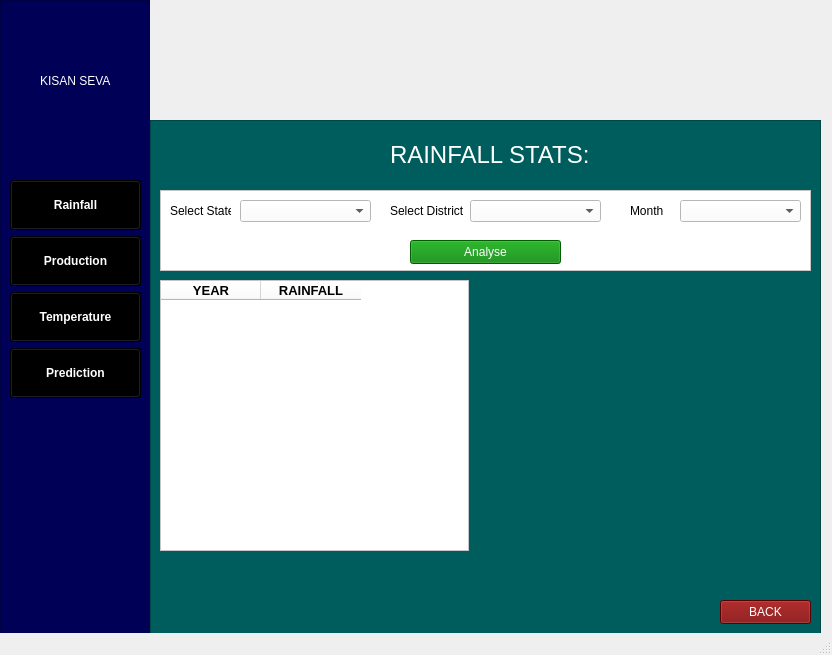
<?xml version="1.0" encoding="UTF-8"?>
<ui version="4.0">
 <class>MainWindow</class>
 <widget class="QMainWindow" name="MainWindow">
  <property name="geometry">
   <rect>
    <x>0</x>
    <y>0</y>
    <width>832</width>
    <height>655</height>
   </rect>
  </property>
  <property name="font">
   <font>
    <underline>false</underline>
   </font>
  </property>
  <property name="contextMenuPolicy">
   <enum>Qt::DefaultContextMenu</enum>
  </property>
  <property name="windowTitle">
   <string>MainWindow</string>
  </property>
  <widget class="QWidget" name="centralwidget">
   <widget class="QLabel" name="label">
    <property name="geometry">
     <rect>
      <x>150</x>
      <y>0</y>
      <width>671</width>
      <height>121</height>
     </rect>
    </property>
    <property name="font">
     <font>
      <bold>true</bold>
      <underline>false</underline>
     </font>
    </property>
    <property name="autoFillBackground">
     <bool>true</bool>
    </property>
    <property name="styleSheet">
     <string notr="true">border-color: rgb(0, 0, 0);</string>
    </property>
    <property name="text">
     <string/>
    </property>
    <property name="pixmap">
     <pixmap>images/mergeimg.jpg</pixmap>
    </property>
    <property name="scaledContents">
     <bool>true</bool>
    </property>
    <property name="wordWrap">
     <bool>false</bool>
    </property>
   </widget>
   <widget class="QFrame" name="frame">
    <property name="geometry">
     <rect>
      <x>0</x>
      <y>0</y>
      <width>151</width>
      <height>641</height>
     </rect>
    </property>
    <property name="styleSheet">
     <string notr="true">background-color: rgb(0, 1, 86);
</string>
    </property>
    <property name="frameShape">
     <enum>QFrame::StyledPanel</enum>
    </property>
    <property name="frameShadow">
     <enum>QFrame::Raised</enum>
    </property>
    <widget class="QLabel" name="label_2">
     <property name="geometry">
      <rect>
       <x>40</x>
       <y>10</y>
       <width>71</width>
       <height>61</height>
      </rect>
     </property>
     <property name="styleSheet">
      <string notr="true"/>
     </property>
     <property name="text">
      <string/>
     </property>
     <property name="pixmap">
      <pixmap>images/logo2.png</pixmap>
     </property>
     <property name="scaledContents">
      <bool>true</bool>
     </property>
    </widget>
    <widget class="QLabel" name="label_3">
     <property name="geometry">
      <rect>
       <x>40</x>
       <y>70</y>
       <width>81</width>
       <height>21</height>
      </rect>
     </property>
     <property name="styleSheet">
      <string notr="true">color: rgb(255, 255, 255);
font: 700 10pt &quot;Segoe UI&quot;;</string>
     </property>
     <property name="text">
      <string>KISAN SEVA</string>
     </property>
    </widget>
   </widget>
   <widget class="QWidget" name="layoutWidget">
    <property name="geometry">
     <rect>
      <x>10</x>
      <y>180</y>
      <width>131</width>
      <height>220</height>
     </rect>
    </property>
    <layout class="QVBoxLayout" name="verticalLayout">
     <item>
      <widget class="QPushButton" name="pushButton">
       <property name="minimumSize">
        <size>
         <width>35</width>
         <height>50</height>
        </size>
       </property>
       <property name="font">
        <font>
         <bold>true</bold>
         <underline>false</underline>
        </font>
       </property>
       <property name="autoFillBackground">
        <bool>false</bool>
       </property>
       <property name="styleSheet">
        <string notr="true">background-color: rgb(0, 0, 0);
color: rgb(255, 255, 255);</string>
       </property>
       <property name="text">
        <string>Rainfall</string>
       </property>
      </widget>
     </item>
     <item>
      <widget class="QPushButton" name="pushButton_3">
       <property name="minimumSize">
        <size>
         <width>35</width>
         <height>50</height>
        </size>
       </property>
       <property name="font">
        <font>
         <bold>true</bold>
         <underline>false</underline>
        </font>
       </property>
       <property name="autoFillBackground">
        <bool>false</bool>
       </property>
       <property name="styleSheet">
        <string notr="true">background-color: rgb(0, 0, 0);
color: rgb(255, 255, 255);</string>
       </property>
       <property name="text">
        <string>Production</string>
       </property>
      </widget>
     </item>
     <item>
      <widget class="QPushButton" name="pushButton_2">
       <property name="minimumSize">
        <size>
         <width>35</width>
         <height>50</height>
        </size>
       </property>
       <property name="font">
        <font>
         <bold>true</bold>
         <underline>false</underline>
        </font>
       </property>
       <property name="autoFillBackground">
        <bool>false</bool>
       </property>
       <property name="styleSheet">
        <string notr="true">background-color: rgb(0, 0, 0);
color: rgb(255, 255, 255);</string>
       </property>
       <property name="text">
        <string>Temperature</string>
       </property>
      </widget>
     </item>
     <item>
      <widget class="QPushButton" name="pushButton_4">
       <property name="minimumSize">
        <size>
         <width>35</width>
         <height>50</height>
        </size>
       </property>
       <property name="font">
        <font>
         <bold>true</bold>
         <underline>false</underline>
        </font>
       </property>
       <property name="autoFillBackground">
        <bool>false</bool>
       </property>
       <property name="styleSheet">
        <string notr="true">background-color: rgb(0, 0, 0);
color: rgb(255, 255, 255);</string>
       </property>
       <property name="text">
        <string>Prediction</string>
       </property>
      </widget>
     </item>
    </layout>
   </widget>
   <widget class="QFrame" name="frame_2">
    <property name="geometry">
     <rect>
      <x>150</x>
      <y>120</y>
      <width>671</width>
      <height>521</height>
     </rect>
    </property>
    <property name="styleSheet">
     <string notr="true">background-color: rgb(0, 93, 93);
</string>
    </property>
    <property name="frameShape">
     <enum>QFrame::StyledPanel</enum>
    </property>
    <property name="frameShadow">
     <enum>QFrame::Raised</enum>
    </property>
    <widget class="QLabel" name="label_4">
     <property name="geometry">
      <rect>
       <x>240</x>
       <y>10</y>
       <width>211</width>
       <height>51</height>
      </rect>
     </property>
     <property name="styleSheet">
      <string notr="true">color: rgb(255, 255, 255);
font: 700 10pt &quot;Segoe UI&quot;;</string>
     </property>
     <property name="text">
      <string>&lt;html&gt;&lt;head/&gt;&lt;body&gt;&lt;p&gt;&lt;span style=&quot; font-size:18pt;&quot;&gt;RAINFALL STATS:&lt;/span&gt;&lt;/p&gt;&lt;/body&gt;&lt;/html&gt;</string>
     </property>
    </widget>
    <widget class="QFrame" name="frame_3">
     <property name="geometry">
      <rect>
       <x>10</x>
       <y>70</y>
       <width>651</width>
       <height>81</height>
      </rect>
     </property>
     <property name="styleSheet">
      <string notr="true">background-color: rgb(255, 255, 255);</string>
     </property>
     <property name="frameShape">
      <enum>QFrame::StyledPanel</enum>
     </property>
     <property name="frameShadow">
      <enum>QFrame::Raised</enum>
     </property>
     <widget class="QLabel" name="label_5">
      <property name="geometry">
       <rect>
        <x>10</x>
        <y>10</y>
        <width>61</width>
        <height>21</height>
       </rect>
      </property>
      <property name="text">
       <string>Select State</string>
      </property>
     </widget>
     <widget class="QComboBox" name="comboBox">
      <property name="geometry">
       <rect>
        <x>80</x>
        <y>10</y>
        <width>131</width>
        <height>22</height>
       </rect>
      </property>
     </widget>
     <widget class="QLabel" name="label_6">
      <property name="geometry">
       <rect>
        <x>230</x>
        <y>10</y>
        <width>81</width>
        <height>21</height>
       </rect>
      </property>
      <property name="text">
       <string>Select District</string>
      </property>
     </widget>
     <widget class="QComboBox" name="comboBox_2">
      <property name="geometry">
       <rect>
        <x>310</x>
        <y>10</y>
        <width>131</width>
        <height>22</height>
       </rect>
      </property>
     </widget>
     <widget class="QLabel" name="label_7">
      <property name="geometry">
       <rect>
        <x>470</x>
        <y>10</y>
        <width>51</width>
        <height>21</height>
       </rect>
      </property>
      <property name="text">
       <string>Month</string>
      </property>
     </widget>
     <widget class="QComboBox" name="comboBox_3">
      <property name="geometry">
       <rect>
        <x>520</x>
        <y>10</y>
        <width>121</width>
        <height>22</height>
       </rect>
      </property>
     </widget>
     <widget class="QPushButton" name="pushButton_5">
      <property name="geometry">
       <rect>
        <x>250</x>
        <y>50</y>
        <width>151</width>
        <height>24</height>
       </rect>
      </property>
      <property name="styleSheet">
       <string notr="true">background-color: rgb(0, 130, 0);
color: rgb(255, 255, 255);</string>
      </property>
      <property name="text">
       <string>Analyse</string>
      </property>
     </widget>
    </widget>
    <widget class="QLabel" name="label_8">
     <property name="geometry">
      <rect>
       <x>330</x>
       <y>160</y>
       <width>331</width>
       <height>271</height>
      </rect>
     </property>
     <property name="minimumSize">
      <size>
       <width>321</width>
       <height>100</height>
      </size>
     </property>
     <property name="text">
      <string/>
     </property>
     <property name="pixmap">
      <pixmap>images/pie.png</pixmap>
     </property>
     <property name="scaledContents">
      <bool>true</bool>
     </property>
    </widget>
    <widget class="QTableWidget" name="tableWidget">
     <property name="geometry">
      <rect>
       <x>10</x>
       <y>160</y>
       <width>309</width>
       <height>271</height>
      </rect>
     </property>
     <property name="minimumSize">
      <size>
       <width>309</width>
       <height>0</height>
      </size>
     </property>
     <property name="autoFillBackground">
      <bool>false</bool>
     </property>
     <property name="styleSheet">
      <string notr="true">background-color: rgb(255, 255, 255);
color: rgb(0, 0, 0);</string>
     </property>
     <property name="gridStyle">
      <enum>Qt::SolidLine</enum>
     </property>
     <attribute name="verticalHeaderMinimumSectionSize">
      <number>36</number>
     </attribute>
     <column>
      <property name="text">
       <string>YEAR</string>
      </property>
      <property name="font">
       <font>
        <pointsize>10</pointsize>
        <bold>true</bold>
       </font>
      </property>
      <property name="textAlignment">
       <set>AlignCenter</set>
      </property>
      <property name="background">
       <color>
        <red>255</red>
        <green>170</green>
        <blue>255</blue>
       </color>
      </property>
     </column>
     <column>
      <property name="text">
       <string>RAINFALL</string>
      </property>
      <property name="font">
       <font>
        <pointsize>10</pointsize>
        <bold>true</bold>
       </font>
      </property>
      <property name="textAlignment">
       <set>AlignCenter</set>
      </property>
     </column>
    </widget>
    <widget class="QPushButton" name="pushButton_8">
     <property name="geometry">
      <rect>
       <x>570</x>
       <y>480</y>
       <width>91</width>
       <height>24</height>
      </rect>
     </property>
     <property name="styleSheet">
      <string notr="true">background-color: rgb(122, 0, 0);
color: rgb(255, 255, 255);</string>
     </property>
     <property name="text">
      <string>BACK</string>
     </property>
    </widget>
   </widget>
   <zorder>frame</zorder>
   <zorder>label</zorder>
   <zorder>layoutWidget</zorder>
   <zorder>frame_2</zorder>
  </widget>
  <widget class="QStatusBar" name="statusbar"/>
 </widget>
 <resources/>
 <connections/>
</ui>
